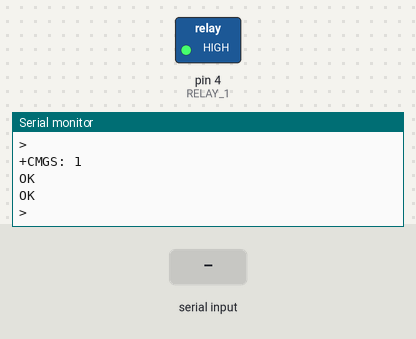
Simulated run of this sketch. Board: Arduino Uno, built with avr-gcc and run on an emulated ATmega328P. Shown: switched loads named in the sketch (green lamp = pin HIGH), the last lines printed to the serial monitor. The inputs (shaded band) are chosen by the test bench. The modem accepts every AT command (registered, SIM ready, sends succeed) and sends nothing else.

Above: at 20.5 s.
20.6 s: ":" received over the second serial link
At 22.2 s:
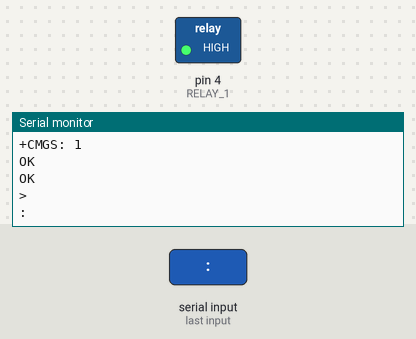
23.0 s: "+CMTI" received over the second serial link
At 25.1 s:
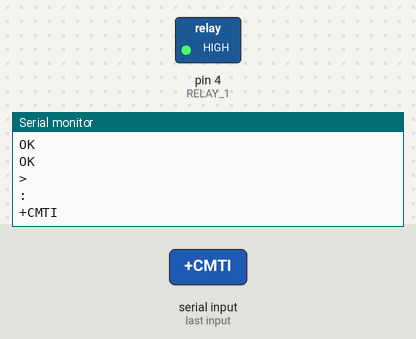
25.4 s: "," received over the second serial link
At 27.1 s:
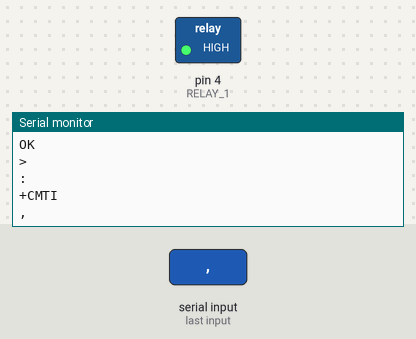

Measured:
- after the input at 20.6 s, the serial monitor: prints a new line after 1.0 s (image 1)
- after the input at 23.0 s, the serial monitor: prints a new line after 1.0 s (image 2)
- after the input at 25.4 s, the serial monitor: prints a new line after 1.0 s (image 3)

The sketch:

Automatic_Plant_Watering_System.ino
```cpp
#include <SoftwareSerial.h>

const int rxPin = 2;
const int txPin = 3;

SoftwareSerial sim800(rxPin, txPin);

#define RELAY_1 4
const int soilSensorPin = A0;
const int moistureThreshold = 720;
unsigned long lastSoilCheckTime = 0;
const unsigned long soilCheckInterval = 30000;

String phoneNumber = "+918876255598"; // Initial phone number

String smsStatus, senderNumber, receivedDate, msg;
boolean isReply = false;

void setup() {
  pinMode(RELAY_1, OUTPUT);
  digitalWrite(RELAY_1, HIGH);

  delay(7000);

  Serial.begin(115200);
  Serial.println("Arduino serial initialize");

  sim800.begin(115200);
  Serial.println("SIM7672s software serial initialize");

  smsStatus = "";
  senderNumber = "";
  receivedDate = "";
  msg = "";

  sim800.print("AT+CMGF=1\r");
  delay(1000);

  sim800.println("AT+CMGD=1,4");
  delay(1000);
  sim800.println("AT+CMGDA= \"DEL ALL\"");
  delay(1000);

  Reply("Arduino serial initialized");
  Reply("SIM7672s software serial initialized");
  Reply("The system is now operational");
}


void loop() {
  unsigned long currentMillis = millis();
  if (currentMillis - lastSoilCheckTime >= soilCheckInterval) {
    lastSoilCheckTime = currentMillis;
    checkSoilMoisture();
  }

  while (sim800.available()) {
    parseData(sim800.readString());
  }

  while (Serial.available()) {
    sim800.println(Serial.readString());
  }
}

void checkSoilMoisture() {
  int soilMoisture = analogRead(soilSensorPin);

  Serial.print("Soil Moisture: ");
  Serial.println(soilMoisture);

  if (soilMoisture > moistureThreshold) {
    Reply("Alert! Plants need water. Water your plants by sending a message on");
  }
}

void parseData(String buff) {
  Serial.println(buff);

  unsigned int len, index;

  index = buff.indexOf("\r");
  buff.remove(0, index + 2);
  buff.trim();

  if (buff != "OK") {
    index = buff.indexOf(":");
    String cmd = buff.substring(0, index);
    cmd.trim();

    buff.remove(0, index + 2);

    if (cmd == "+CMTI") {
      index = buff.indexOf(",");
      String temp = buff.substring(index + 1, buff.length());
      temp = "AT+CMGR=" + temp + "\r";
      sim800.println(temp);
    } else if (cmd == "+CMGR") {
      extractSms(buff);

      if (senderNumber == phoneNumber) {
        doAction();
        sim800.println("AT+CMGD=1,4");
        delay(1000);
        sim800.println("AT+CMGDA= \"DEL ALL\"");
        delay(1000);
      }
    }

  } else {
  }
}

void extractSms(String buff) {
  unsigned int index;

  index = buff.indexOf(",");
  smsStatus = buff.substring(1, index - 1);
  buff.remove(0, index + 2);

  senderNumber = buff.substring(0, 13);
  buff.remove(0, 19);

  receivedDate = buff.substring(0, 20);
  buff.remove(0, buff.indexOf("\r"));
  buff.trim();

  index = buff.indexOf("\n\r");
  buff = buff.substring(0, index);
  buff.trim();
  msg = buff;
  buff = "";
  msg.toLowerCase();
}

void doAction() {
  if (msg == "off") {
    digitalWrite(RELAY_1, HIGH);
    Reply("Motor is turned off");
  } else if (msg == "on") {
    digitalWrite(RELAY_1, LOW);
    Reply("Thanks for watering the plants. The motor will stop in twenty seconds.");
    delay(20000);
    digitalWrite(RELAY_1, HIGH);
    Reply("The twenty seconds are over. Correct amount of water has been delivered.");
  }

  smsStatus = "";
  senderNumber = "";
  receivedDate = "";
  msg = "";
}

void Reply(String text) {
  sim800.print("AT+CMGF=1\r");
  delay(1000);
  sim800.print("AT+CMGS=\"" + phoneNumber + "\"\r");
  delay(1000);
  sim800.print(text);
  delay(100);
  sim800.write(0x1A);
  delay(1000);
  Serial.println("SMS Sent Successfully.");
}
```
